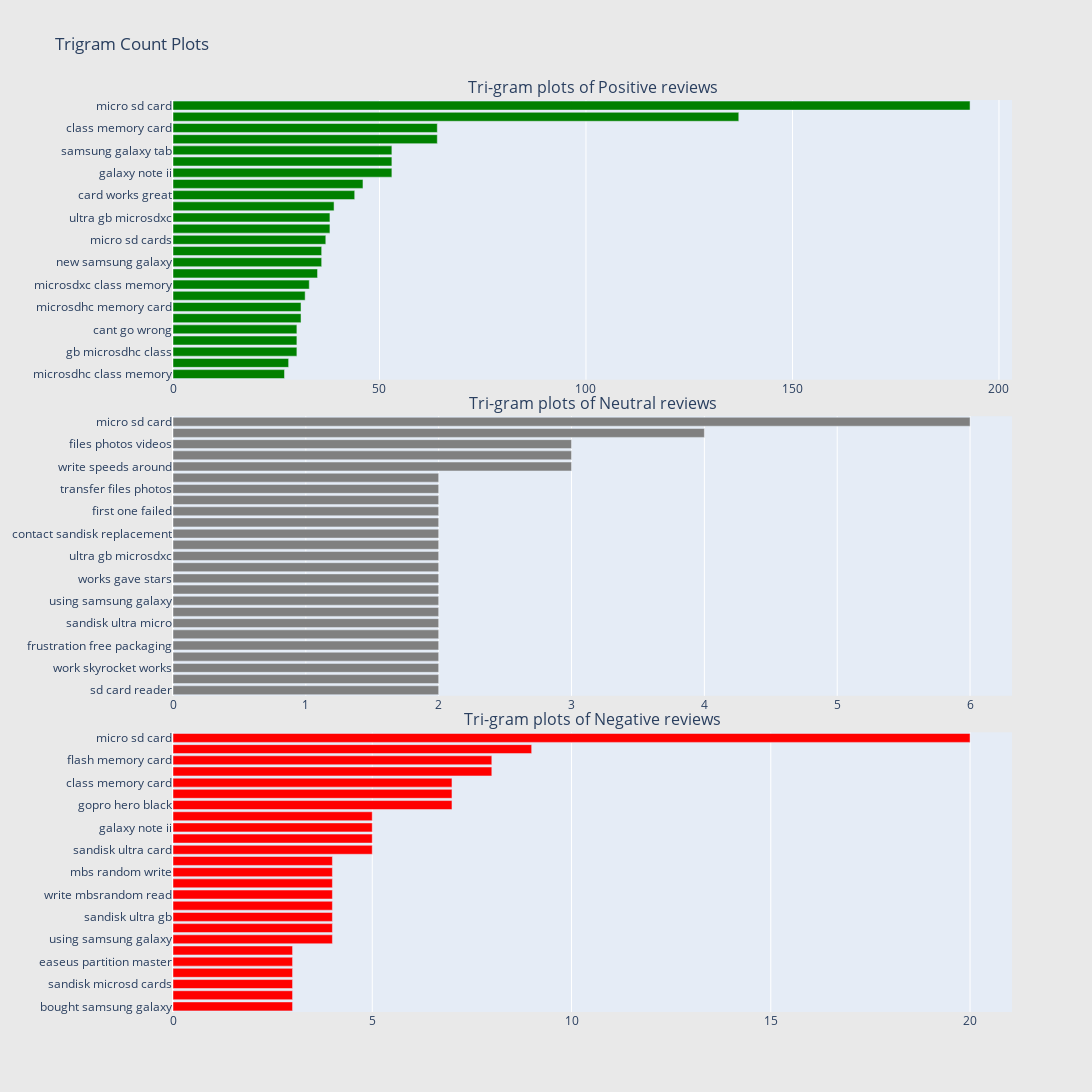

Write notebook code for a chart like this one.
### Markdown cell above
# - Trigram analysis

> >Here we will plot most frequent three words in reviews based on sentiments

### Code cell
## Get the bar chart from positive reviews ##
for sent in review_pos["reviews"]:
    for word in generate_ngrams(sent,3):
        freq_dict[word] += 1
fd_sorted = pd.DataFrame(sorted(freq_dict.items(), key=lambda x: x[1])[::-1])
fd_sorted.columns = ["word", "wordcount"]
trace0 = horizontal_bar_chart(fd_sorted.head(25), 'green')

## Get the bar chart from neutral reviews ##
freq_dict = defaultdict(int)
for sent in review_neu["reviews"]:
    for word in generate_ngrams(sent,3):
        freq_dict[word] += 1
fd_sorted = pd.DataFrame(sorted(freq_dict.items(), key=lambda x: x[1])[::-1])
fd_sorted.columns = ["word", "wordcount"]
trace1 = horizontal_bar_chart(fd_sorted.head(25), 'grey')

## Get the bar chart from negative reviews ##
freq_dict = defaultdict(int)
for sent in review_neg["reviews"]:
    for word in generate_ngrams(sent,3):
        freq_dict[word] += 1
fd_sorted = pd.DataFrame(sorted(freq_dict.items(), key=lambda x: x[1])[::-1])
fd_sorted.columns = ["word", "wordcount"]
trace2 = horizontal_bar_chart(fd_sorted.head(25), 'red')


# Creating two subplots
fig = make_subplots(rows=3, cols=1, vertical_spacing=0.04, horizontal_spacing=0.05,
                          subplot_titles=["Tri-gram plots of Positive reviews", 
                                          "Tri-gram plots of Neutral reviews",
                                          "Tri-gram plots of Negative reviews"])
fig.append_trace(trace0, 1, 1)
fig.append_trace(trace1, 2, 1)
fig.append_trace(trace2, 3, 1)
fig['layout'].update(height=1200, width=1200, paper_bgcolor='rgb(233,233,233)', title="Trigram Count Plots")
py.iplot(fig, filename='word-plots')

### Figure 1 — Plotly figure (JSON) as saved in the notebook; plotly's stock layout.template omitted (floating-point values rounded to 4 significant figures)
{"data": [{"marker": {"color": "green"}, "orientation": "h", "showlegend": false, "type": "bar", "x": [27, 28, 30, 30, 30, 31, 31, 32, 33, 35, 36, 36, 37, 38, 38, 39, 44, 46, 53, 53, 53, 64, 64, 137, 193], "xaxis": "x", "y": ["microsdhc class memory", "sd card works", "gb microsdhc class", "works great samsung", "cant go wrong", "sd card adapter", "microsdhc memory card", "card samsung galaxy", "microsdxc class memory", "great samsung galaxy", "new samsung galaxy", "gb microsdxc class", "micro sd cards", "use samsung galaxy", "ultra gb microsdxc", "memory card works", "card works great", "sandisk ultra gb", "galaxy note ii", "memory card adapter", "samsung galaxy tab", "ultra gb microsdhc", "class memory card", "samsung galaxy note", "micro sd card"], "yaxis": "y"}, {"marker": {"color": "grey"}, "orientation": "h", "showlegend": false, "type": "bar", "x": [2, 2, 2, 2, 2, 2, 2, 2, 2, 2, 2, 2, 2, 2, 2, 2, 2, 2, 2, 2, 3, 3, 3, 4, 6], "xaxis": "x2", "y": ["sd card reader", "freezing rebooting devices", "work skyrocket works", "device will support", "frustration free packaging", "usb card reader", "sandisk ultra micro", "micro sdxc card", "using samsung galaxy", "sandisk micro sd", "works gave stars", "failed one month", "ultra gb microsdxc", "gb microsdxc class", "contact sandisk replacement", "fast class standard", "first one failed", "card crashed times", "transfer files photos", "expected transfer rates", "write speeds around", "work gopro hero", "files photos videos", "new samsung galaxy", "micro sd card"], "yaxis": "y2"}, {"marker": {"color": "red"}, "orientation": "h", "showlegend": false, "type": "bar", "x": [3, 3, 3, 3, 3, 3, 4, 4, 4, 4, 4, 4, 4, 4, 5, 5, 5, 5, 7, 7, 7, 8, 8, 9, 20], "xaxis": "x3", "y": ["bought samsung galaxy", "microsd cards ive", "sandisk microsd cards", "class microsd card", "easeus partition master", "microsdxc class memory", "using samsung galaxy", "will never buy", "sandisk ultra gb", "memory card adapter", "write mbsrandom read", "read mbs random", "mbs random write", "random write mbs", "sandisk ultra card", "card worked fine", "galaxy note ii", "samsung galaxy tab", "gopro hero black", "hero black edition", "class memory card", "microsdhc flash memory", "flash memory card", "samsung galaxy note", "micro sd card"], "yaxis": "y3"}], "layout": {"annotations": [{"font": {"size": 16}, "showarrow": false, "text": "Tri-gram plots of Positive reviews", "x": 0.5, "xanchor": "center", "xref": "paper", "y": 1, "yanchor": "bottom", "yref": "paper"}, {"font": {"size": 16}, "showarrow": false, "text": "Tri-gram plots of Neutral reviews", "x": 0.5, "xanchor": "center", "xref": "paper", "y": 0.6533, "yanchor": "bottom", "yref": "paper"}, {"font": {"size": 16}, "showarrow": false, "text": "Tri-gram plots of Negative reviews", "x": 0.5, "xanchor": "center", "xref": "paper", "y": 0.3067, "yanchor": "bottom", "yref": "paper"}], "height": 1200, "paper_bgcolor": "rgb(233,233,233)", "title": {"text": "Trigram Count Plots"}, "width": 1200, "xaxis": {"anchor": "y", "domain": [0, 1]}, "xaxis2": {"anchor": "y2", "domain": [0, 1]}, "xaxis3": {"anchor": "y3", "domain": [0, 1]}, "yaxis": {"anchor": "x", "domain": [0.6933, 1]}, "yaxis2": {"anchor": "x2", "domain": [0.3467, 0.6533]}, "yaxis3": {"anchor": "x3", "domain": [0, 0.3067]}}}
